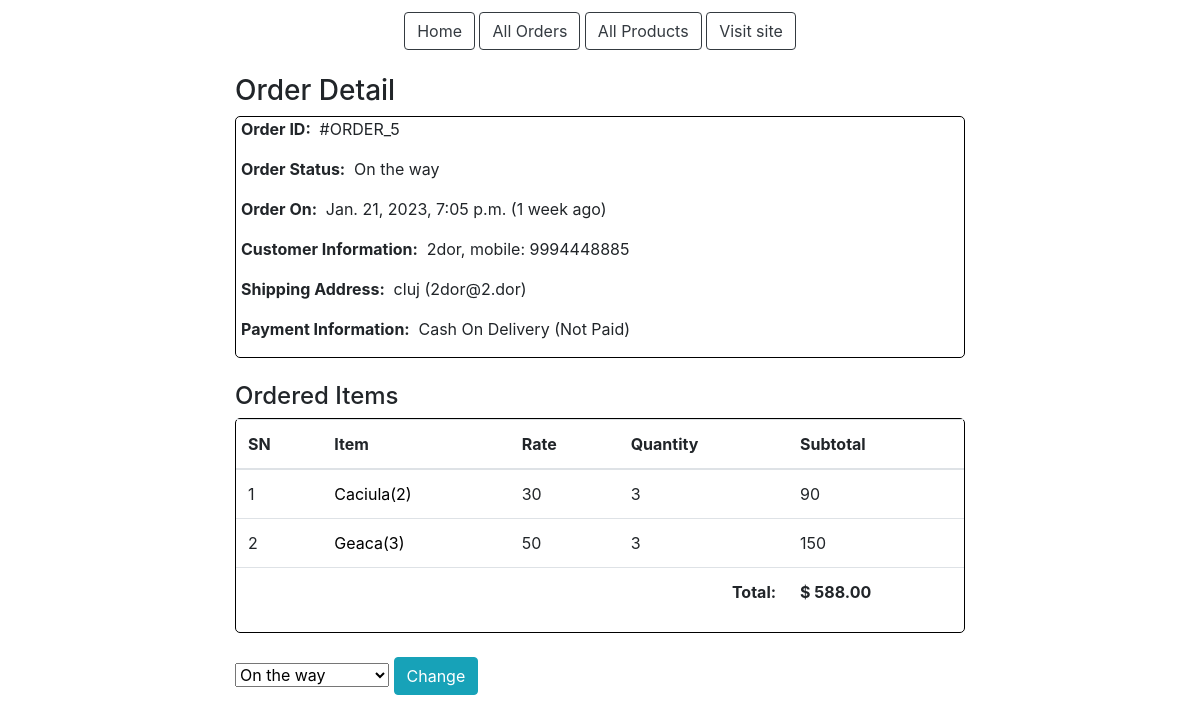
The app's page /admin-order/5/ (signed in), older data.
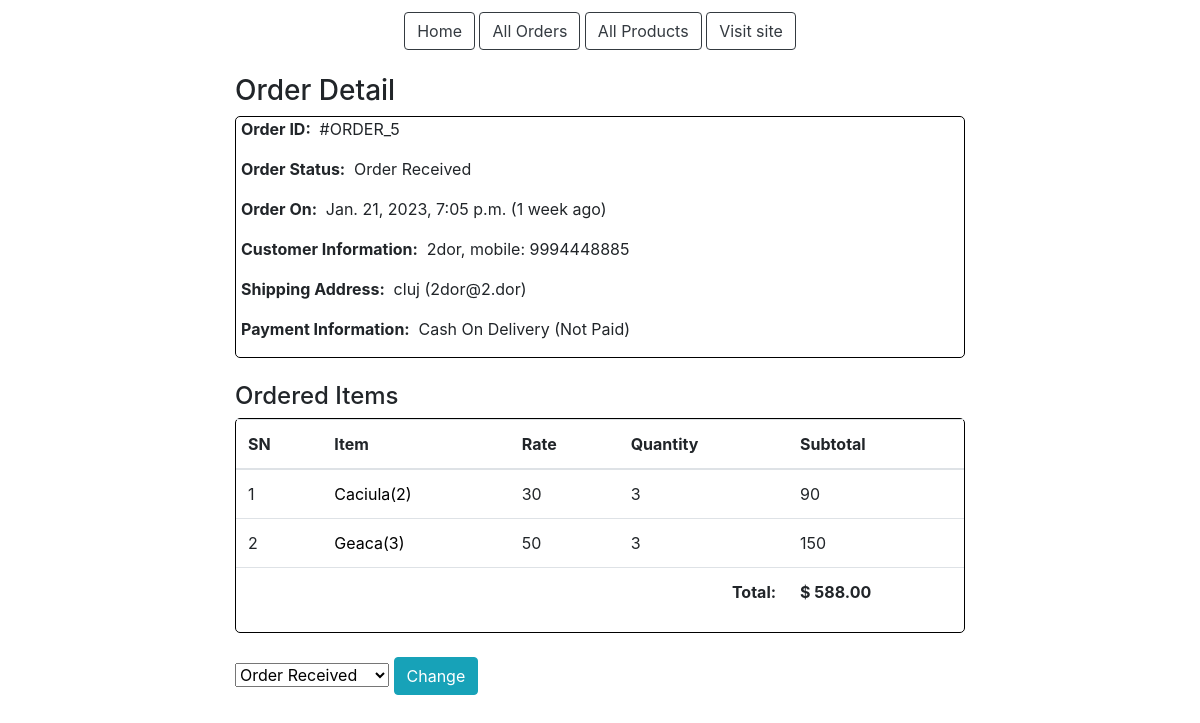
The same page, newer data.
### ecomm/models.py (models this page shows, shortened)
class Order(models.Model):
	cart = models.OneToOneField(Cart, on_delete=models.CASCADE)
	ordered_by = models.CharField(max_length=200)
	shipping_address = models.CharField(max_length=200)
	mobile = models.CharField(max_length=10)
	email = models.EmailField(null=True, blank=True)
	total = models.PositiveIntegerField()
	subtotal = models.PositiveIntegerField()
	created_at = models.DateTimeField(auto_now_add=True)
	order_status = models.CharField(max_length=50, choices=ORDER_STATUS)
	payment_method = models.CharField(
		max_length=20, choices=METHOD, default="Cash On Delivery")
	payment_completed = models.BooleanField(
		default=False, null=True, blank=True)

class CartProduct(models.Model):
	cart = models.ForeignKey(Cart, on_delete=models.CASCADE)
	product = models.ForeignKey(Product, on_delete=models.CASCADE)
	rate = models.PositiveIntegerField()
	quantity = models.PositiveIntegerField()
	subtotal = models.PositiveIntegerField()

class Product(models.Model):
	title = models.CharField(max_length=200)
	slug = models.SlugField(unique=True)
	image = models.ImageField(upload_to='products')
	price = models.PositiveIntegerField()
	description = models.TextField()

### ecomm/views.py (the view)
# urls.py: path("admin-order/<int:pk>/", AdminOrderDetailView.as_view(), name="adminorderdetail"),
class AdminOrderDetailView(AdminRequiredMixin, DetailView):
	template_name = "adminpages/adminorderdetail.html"
	model = Order
	context_object_name = "ord_obj"
	def get_context_data(self, **kwargs):
		context = super().get_context_data(**kwargs)
		context["allstatus"] = ORDER_STATUS
		return context

### ecomm/views.py (called while the page is built)
	def dispatch(self, request, *args, **kwargs):
		if request.user.is_authenticated and Admin.objects.filter(user=request.user).exists():
			pass
		else:
			return redirect('/login/?next=profile/')
		return super().dispatch(request, *args, **kwargs)

### templates/adminpages/adminorderdetail.html (shortened to what this page needs)
{% extends 'adminpages/adminbase.html' %}
{% block content %}
<div class="container">
    <div class="row">
        <div class="col-md-8 mx-auto">
            <br>
            <h3>Order Detail</h3>
            <div class="cart-row" style="border: 1px solid black; border-radius:5px;">
                <p><span class="font-weight-bold" style="margin:5px;">Order ID: </span> #ORDER_{{ord_obj.id}}</p>
                <p><span class="font-weight-bold" style="margin:5px;">Order Status: </span> {{ord_obj.order_status}}</p>
                <p><span class="font-weight-bold" style="margin:5px;">Order On: </span> {{ord_obj.created_at}}
                    ({{ord_obj.created_at|timesince}} ago)</p>
                <p><span class="font-weight-bold" style="margin:5px;">Customer Information: </span>{{ord_obj.ordered_by}},
                    mobile: {{ord_obj.mobile}}</p>
                <p><span class="font-weight-bold" style="margin:5px;">Shipping Address: </span>{{ord_obj.shipping_address}}
                    ({{ord_obj.email}})</p>
                <p><span class="font-weight-bold" style="margin:5px;">Payment Information: </span>{{ord_obj.payment_method}}
                    ({% if ord_obj.payment_completed %}Payment Completed{% else %}Not Paid{% endif %})</p>
            </div>
            <br>
            <h4>Ordered Items</h4>
            <div class="cart-row" style="border: 1px solid black; border-radius:5px;">
                <table class="table">
                    <thead>
                    <tr>
                        <th>SN</th>
                        <th>Item</th>
                        <th>Rate</th>
                        <th>Quantity</th>
                        <th>Subtotal</th>
                    </tr>
                    </thead>
                    <tbody>
                    {% for cp in ord_obj.cart.cartproduct_set.all %}
                    <tr>
                        <td>{{forloop.counter}}</td>
                        <td><a style=" color: black;"
                               href="{% url 'ecomm:productdetail' cp.product.slug %}">{{cp.product.title}}({{cp.product.id}})</a>
                        </td>
                        <td>{{cp.rate}}</td>
                        <td>{{cp.quantity}}</td>
                        <td>{{cp.subtotal}}</td>
                    </tr>
                    {% endfor %}
                    <tr>
                        <th colspan="4" class="text-right">Total:</th>
                        <th>$ {{ord_obj.total|floatformat:2}}</th>
                    </tr>
                    </tbody>
                </table>
            </div>
            <br>
            <form action="{% url 'ecomm:adminorderstatuschange' ord_obj.id %}" method="POST">
                <select name="status">
                    {% for i, j in allstatus %}
                    <option value="{{i}}" {% if i == ord_obj.order_status %}selected{% endif %}>{{j}}</option>
                    {% endfor %}
                </select>
                <button class="btn btn-info">Change</button>
            </form>
        </div>
    </div>
</div>
{% endblock %}

### templates/adminpages/adminbase.html (shortened to what this page needs)
<!DOCTYPE html>
<html lang="en">
<head>
    <link rel="stylesheet" href="https://stackpath.bootstrapcdn.com/bootstrap/4.5.2/css/bootstrap.min.css">
</head>
<body>
    <div class="container" style="margin-top:1%" align="center">
        <a class="btn btn-outline-dark"  href="{% url 'ecomm:adminhome' %}">Home</a>
        <a class="btn btn-outline-dark" href="{% url 'ecomm:adminorderlist' %}">All Orders</a>
        <a class="btn btn-outline-dark" href="">All Products</a>
        <a class="btn btn-outline-dark" href="{% url 'ecomm:home' %}">Visit site</a>
    </div>
    {% block content %}
    {% endblock %}
</body>
</html>

Row changes from the older to the newer data that the page shows:
changed Order "2dor": order_status "On the way" → "Order Received"; status "On the way" → "Order Received"
